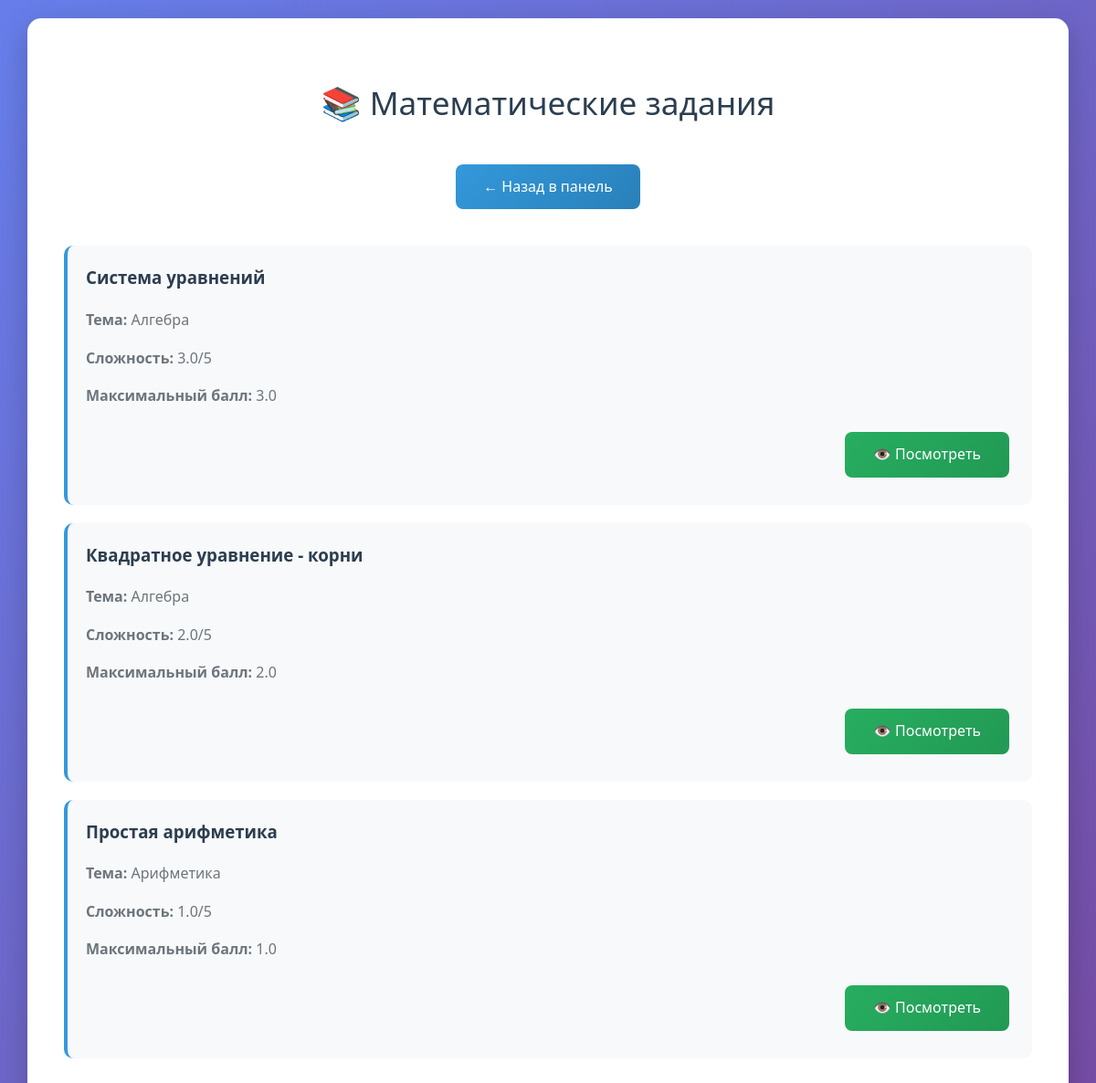
Screenshot of /tasks/ (signed in) with the database file from the repository.
### models.py (models this page shows, shortened)
class MathTask(db.Model):
    __tablename__ = 'math_tasks'
    id = db.Column(db.Integer, primary_key=True)
    title = db.Column(db.String(200), nullable=False)
    description = db.Column(db.Text, nullable=False)
    answer_type = db.Column(db.String(50), nullable=False)  # 'single', 'system', 'coordinates', etc.
    correct_answer = db.Column(db.JSON, nullable=False)     # JSON с правильным ответом
    answer_schema = db.Column(db.JSON)                      # JSON схема полей для ввода
    explanation = db.Column(db.Text)
    difficulty_level = db.Column(db.Integer, nullable=False)  # 1-3 (Низкий-Средний-Высокий)
    topic = db.Column(db.String(100), nullable=False)       # Алгебра, Геометрия и т.д.
    max_score = db.Column(db.Float, default=1.0)           # Максимальный балл
    created_by = db.Column(db.Integer, db.ForeignKey('users.id'), nullable=False)
    created_at = db.Column(db.DateTime, default=datetime.utcnow)
    is_active = db.Column(db.Boolean, default=True)
    attempts = db.relationship('TaskAttempt', backref='task', lazy='dynamic')

### blueprints/tasks.py (the view)
@tasks_bp.route('/')
@login_required
def list_tasks():
    tasks = MathTask.query.filter_by(is_active=True).order_by(MathTask.created_at.desc()).all()
    return render_template('shared/tasks_list.html', tasks=tasks)

### app.py (called while the page is built)
@login_manager.user_loader
def load_user(user_id):
    return User.query.get(int(user_id))

### templates/shared/tasks_list.html (shortened to what this page needs)
<!DOCTYPE html>
<html lang="ru">
<head>
    <link rel="stylesheet" href="{{ url_for('static', filename='css/style.css') }}">
</head>
<body>
    <div class="container">
        <h1>📚 Математические задания</h1>
        <div style="text-align: center; margin-bottom: 30px;">
            <a href="{{ url_for('main.dashboard') }}" class="btn">← Назад в панель</a>
        </div>
        {% if tasks %}
            {% for task in tasks %}
                <div style="background: #f8f9fa; padding: 20px; border-radius: 10px; margin: 20px 0; border-left: 4px solid #3498db;">
                    <h3 style="color: #2c3e50; margin-top: 0;">{{ task.title }}</h3>
                    <p style="color: #6c757d;"><strong>Тема:</strong> {{ task.topic }}</p>
                    <p style="color: #6c757d;"><strong>Сложность:</strong> {{ task.difficulty_level }}/5</p>
                    <p style="color: #6c757d;"><strong>Максимальный балл:</strong> {{ task.max_score }}</p>
                    <div style="text-align: right; margin-top: 15px;">
                        <a href="{{ url_for('tasks.view_task', task_id=task.id) }}" class="btn btn-success">
                            {% if current_user.role == "student" %}📝 Решать{% else %}👁️ Посмотреть{% endif %}
                        </a>
                    </div>
                </div>
            {% endfor %}
        {% else %}
            <div style="text-align: center; color: #6c757d; margin: 40px 0;">
                <p>Пока нет доступных заданий.</p>
            </div>
        {% endif %}
    </div>
</body>
</html>

### static/css/style.css (style rules this page uses)
body { font-family: 'Segoe UI', Tahoma, Geneva, Verdana, sans-serif; max-width: min(1200px, 95%); margin: 0 auto; padding: 20px 10px; background: linear-gradient(135deg, #667eea 0%, #764ba2 100%); min-height: 100vh; line-height: 1.6; }
.container { background: white; padding: 40px; border-radius: 15px; box-shadow: 0 10px 30px rgba(0,0,0,0.2); margin: 0 auto 20px; width: 100%; box-sizing: border-box; }
h1 { color: #2c3e50; text-align: center; margin-bottom: 30px; font-size: 2.2em; font-weight: 300; }
.btn { display: inline-block; background: linear-gradient(135deg, #3498db, #2980b9); color: white; padding: 12px 30px; text-decoration: none; border-radius: 8px; margin: 10px 5px; border: none; cursor: pointer; font-size: 16px; font-weight: 500; transition: all 0.3s ease; text-align: center; min-width: 120px; }
.btn-success { background: linear-gradient(135deg, #27ae60, #229954); }

### rows the page displays
MathTask: title "Система уравнений", topic "Алгебра", difficulty_level "3.0", max_score "3.0"
MathTask: title "Квадратное уравнение - корни", topic "Алгебра", difficulty_level "2.0", max_score "2.0"
MathTask: title "Простая арифметика", topic "Арифметика", difficulty_level "1.0", max_score "1.0"
